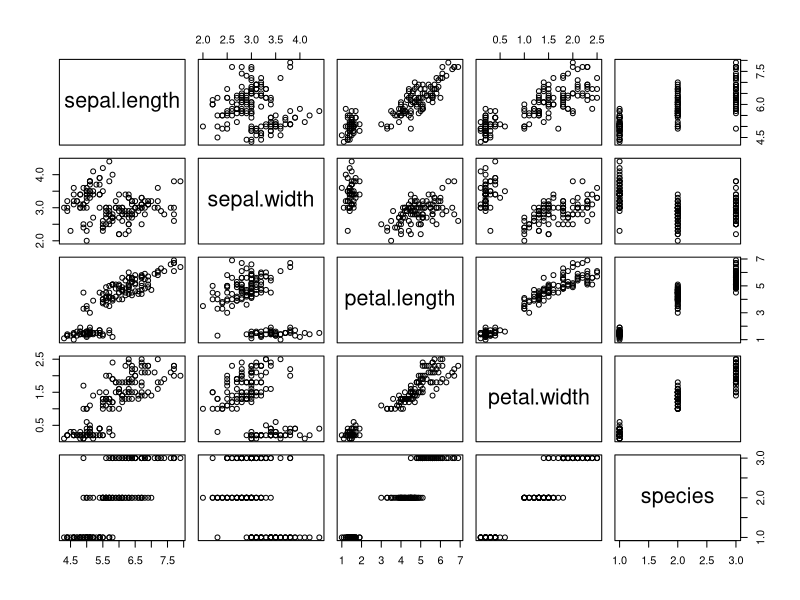
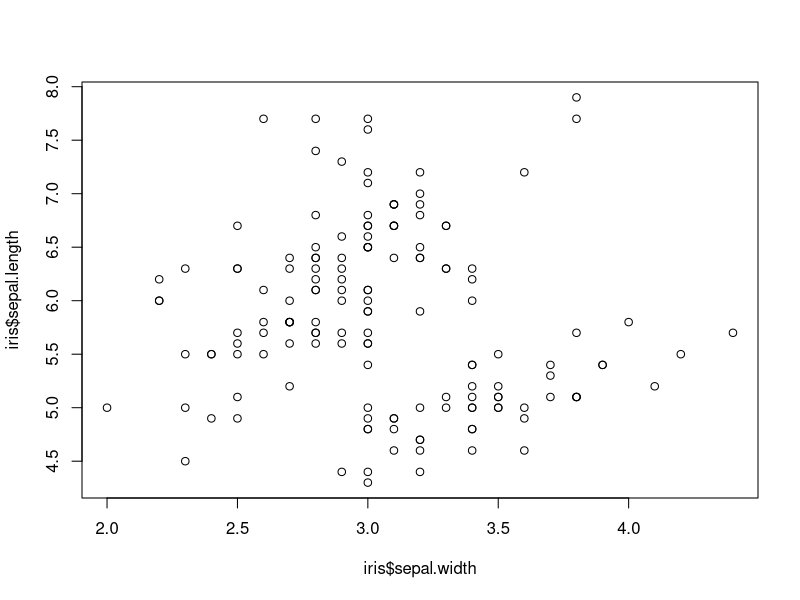
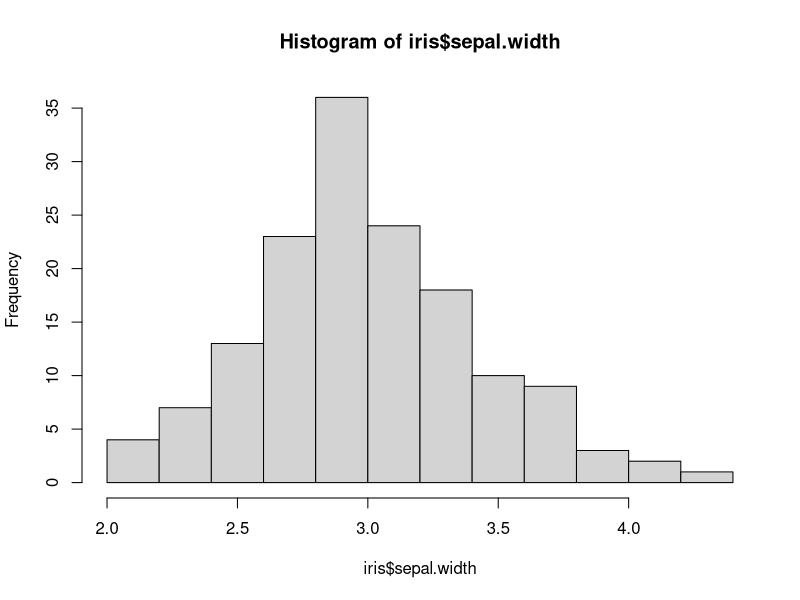
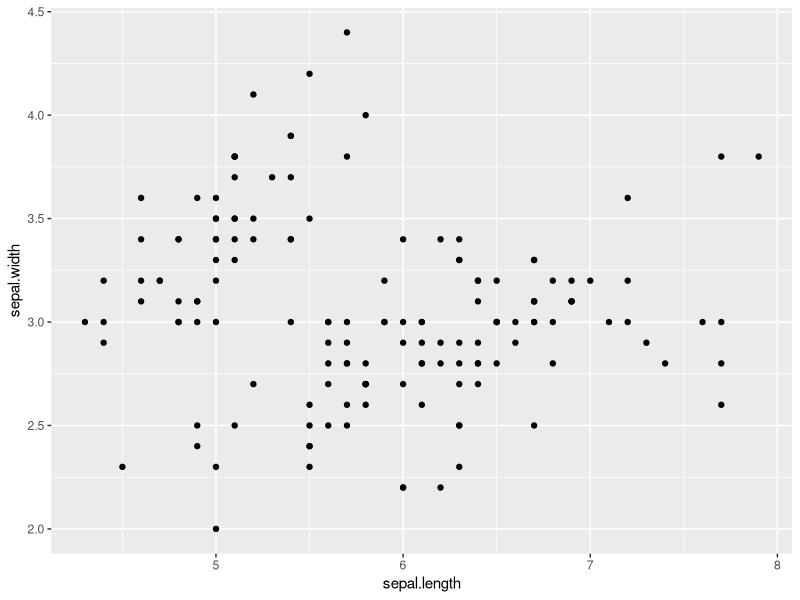
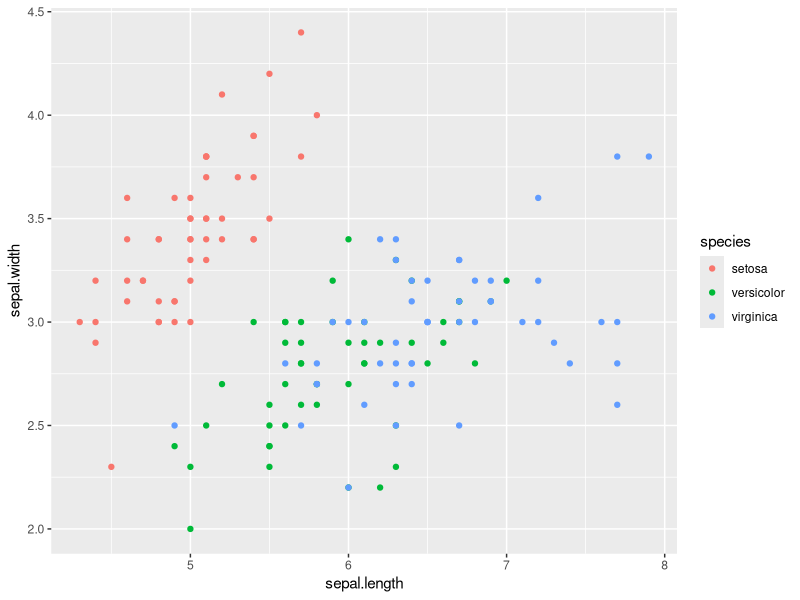
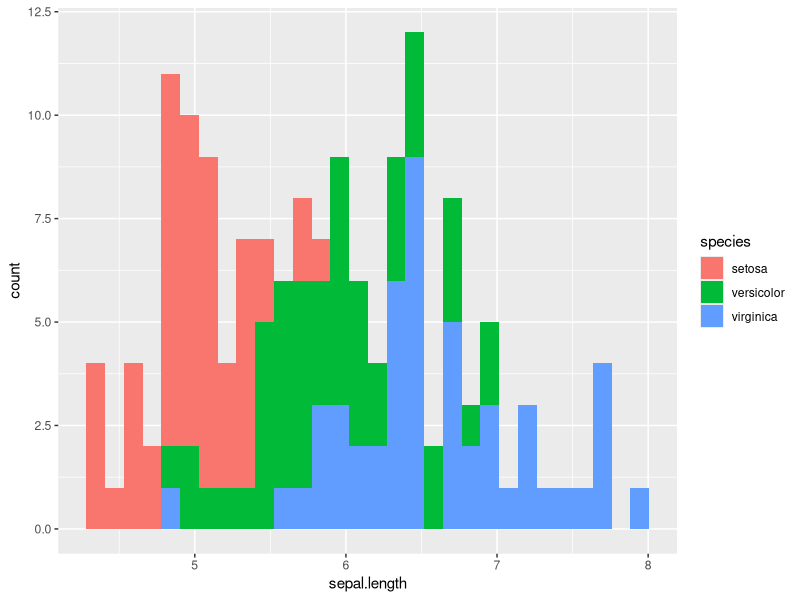
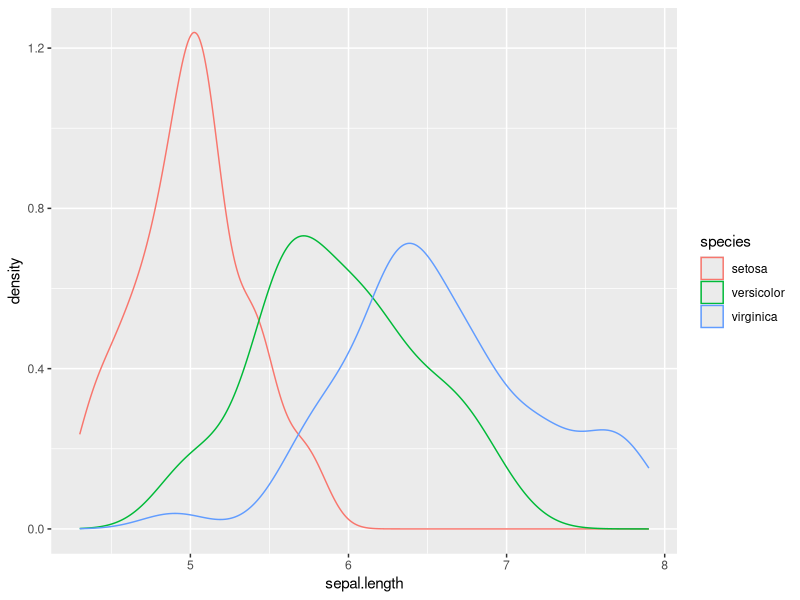
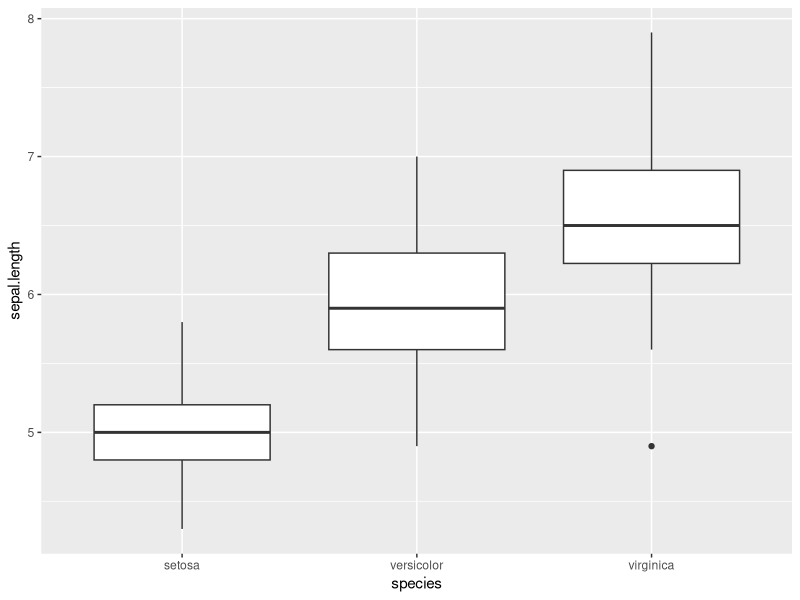

Here is the R script that generated these plots, in order: (Note: this script raises an error after producing the figures.)
## ---- chunk 1
2+2

5-3

4+2*(10/2)

sqrt(9)

a <- c(2, 3, 4)

2*a
## ---- chunk 2
rm(list=ls())
library(here) #set directory
library(datasets) #build in datasets
library(tidyverse) #The tidyverse is an opinionated collection of R packages designed for data science
## ---- chunk 3
data(iris)
help(iris)
names(iris) <- tolower(names(iris)) #This is to use lowercase names.
names(iris)
dim(iris)
head(iris)
tail(iris)
summary(iris)
str(iris)
table(iris$species)
## ---- chunk 4
dt <- read.csv(here("data", "iris.csv"))
names(iris)
dim(iris)
head(iris)
tail(iris)
summary(iris)
str(iris)
table(iris$species)
## ---- chunk 5
# filter() the data for species virginica
virginica <- filter(iris, species == "virginica")
dim(virginica)
head(virginica) # This dispalys the first six rows
## ---- chunk 6
sepalLength6 <- filter(iris, species == "virginica", sepal.length > 6)
dim(sepalLength6)
tail(sepalLength6) # compare this to head()
## ---- chunk 7
# select() the specified columns
selected <- iris %>% select( sepal.length, sepal.width, petal.length)
# select all columns from sepal.length to petal.length
selected2 <- iris %>% select(sepal.length:petal.length)
head(selected, 3)
head(selected2, 3)
## ---- chunk 8
# create a new column that stores logical values for sepal.width greater than half of sepal.length
newCol <- iris %>% mutate(greater.half = sepal.width > 0.5 * sepal.length)
newCol$half_sepal_length <- 0.5 * newCol$sepal.length
tail(newCol)
## ---- chunk 9
plot(iris)
# use ?plot to read more about other arguments
plot(iris$sepal.width, iris$sepal.length)
## ---- chunk 10
# ?hist will give you details on more arguments
hist(iris$sepal.width)
## ---- chunk 11
# library(ggplot2)
ggplot(iris, aes(x = sepal.length, y = sepal.width)) + geom_point()
## ---- chunk 12
ggplot(iris, aes(x = sepal.length, y = sepal.width, colour = species)) + geom_point()
## ---- chunk 13
ggplot(iris, aes(x = sepal.length, fill = species)) + geom_histogram()
## ---- chunk 14
ggplot(iris, aes(x = sepal.length, colour = species)) + geom_density()
## ---- chunk 15
ggplot(iris, 
       aes(x = species, y = sepal.length)) + 
        geom_boxplot()
## ---- chunk 16
ggplot(iris, aes(x = sepal.length, y = sepal.width)) + geom_point() + geom_smooth()
## ---- chunk 17
ggplot(iris, aes(x = sepal.length, y = sepal.width)) + geom_point() + geom_smooth(aes(colour = species))
## ---- chunk 18
base <- ggplot(iris, aes(x = sepal.length, y = sepal.width)) + geom_point()

base + facet_wrap(~species)
## ---- chunk 19
petal.length.aov <- aov(formula = petal.length ~ species, data = iris)
summary(petal.length.aov)
## ---- chunk 20
sink(file = "output/petal-length-anova.txt")
summary(object = petal.length.aov)
sink()
